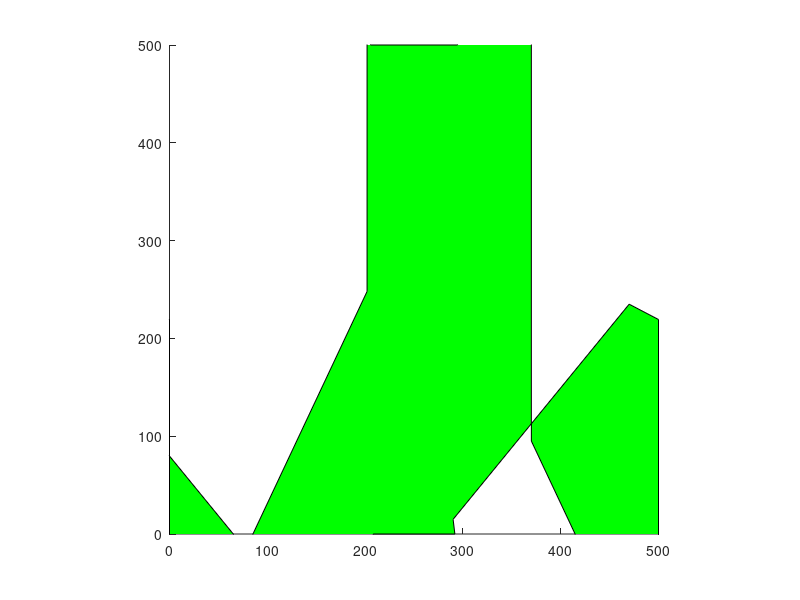

Here is the MATLAB script that generated this plot:
clc;clear all;
n = 2;% input('Enter number of buildings in urban environment: ');
%rotate3d;
z = 300;
const1 = 0;const2 = 500;
R = [250,350,0];%input('Enter the point on the road: ');
a = [380,375,0];%input('Enter centre of building: ');
ad = [220,180,100];%input('Enter [l,w,h] of building: ');
la = ad(1,1);wa = ad(1,2);ha = ad(1,3);
a1 = a + [wa/2,la/2,ha];
a2 = a + [wa/2,-la/2,ha];
a3 = a + [-wa/2,-la/2,ha];
a4 = a + [-wa/2,la/2,ha];
b =  [380,125,0];%input('Enter centre of building: ');
bd = [220,180,300];%input('Enter [l,w,h] of building: ');
lb = bd(1,1);wb = bd(1,2);hb = bd(1,3);
b1 = b + [wb/2,lb/2,hb];
b2 = b + [wb/2,-lb/2,hb];
b3 = b + [-wb/2,-lb/2,hb];
b4 = b + [-wb/2,lb/2,hb];
c = [120,125,0];%input('Enter centre of building: ');
cd = [220,180,200];%input('Enter [l,w,h] of building: ');
lc = cd(1,1);wc = ad(1,2);hc = cd(1,3);
c1 = c + [wc/2,lc/2,hc];
c2 = c + [wc/2,-lc/2,hc];
c3 = c + [-wc/2,-lc/2,hc];
c4 = c + [-wc/2,lc/2,hc];
d =  [120,375,0];%input('Enter centre of duilding: ');
dd = [220,180,250];%input('Enter [l,w,h] of building: ');
ld = dd(1,1);wd = dd(1,2);hd = dd(1,3);
d1 = d + [wd/2,ld/2,hd];
d2 = d + [wd/2,-ld/2,hd];
d3 = d + [-wd/2,-ld/2,hd];
d4 = d + [-wd/2,ld/2,hd];

if (R(1,1)<=a3(1,1)) && (R(1,2)<=a4(1,2)) && (R(1,2) >= a3(1,2))
P1(1,1) = R(1,1) + (a4(1,1) - R(1,1))*((const2 - R(1,2))/(a4(1,2) - R(1,2)));P1(1,2) = const2;
P2(1,1) = R(1,1) + (a4(1,1) - R(1,1))*(z/ha);P2(1,2) = R(1,2) + (a4(1,2) - R(1,2))*(z/ha);
P3(1,1) = R(1,1) + (a3(1,1) - R(1,1))*(z/ha);P3(1,2) = R(1,2) + (a3(1,2) - R(1,2))*(z/ha);
P4(1,1) = const2;P4(1,2) = R(1,2) + (a3(1,2) - R(1,2))*((const2 - R(1,1))/(a3(1,1) - R(1,1)));
P5(1,1) = const2;P5(1,2) = R(1,2) + (b1(1,2) - R(1,2))*((const2 - R(1,1))/(b1(1,1) - R(1,1)));
P6(1,1) = R(1,1) + (b1(1,1) - R(1,1))*(z/hb);P6(1,2) = R(1,2) + (b1(1,2) - R(1,2))*(z/hb);
P7(1,1) = R(1,1) + (b3(1,1) - R(1,1))*(z/hb);P7(1,2) = R(1,2) + (b3(1,2) - R(1,2))*(z/hb);
P8(1,1) = R(1,1) + (b3(1,1) - R(1,1))*((const1 - R(1,2))/(b3(1,2) - R(1,2)));P8(1,2) = const1;
P9(1,1) = R(1,1) + (c2(1,1) - R(1,1))*((const1 - R(1,2))/(c2(1,2) - R(1,2)));P9(1,2) = const1;
P10(1,1) = R(1,1) + (c2(1,1) - R(1,1))*(z/hc);P10(1,2) = R(1,2) + (c2(1,2) - R(1,2))*(z/hc);
P11(1,1) = R(1,1) + (c4(1,1) - R(1,1))*(z/hc);P11(1,2) = R(1,2) + (c4(1,2) - R(1,2))*(z/hc);
P12(1,1) = const1;P12(1,2) = R(1,2) + (c4(1,2) - R(1,2))*((const1 - R(1,1))/(c4(1,1) - R(1,1)));
P13(1,1) = const1;P13(1,2) = R(1,2) + (d2(1,2) - R(1,2))*((const1 - R(1,1))/(d2(1,1) - R(1,1)));
P14(1,1) = R(1,1) + (d2(1,1) - R(1,1))*(z/hd);P14(1,2) = R(1,2) + (d2(1,2) - R(1,2))*(z/hd);
P15(1,1) = R(1,1) + (d1(1,1) - R(1,1))*(z/hd);P15(1,2) = R(1,2) + (d1(1,2) - R(1,2))*(z/hd);
P16(1,1) = R(1,1) + (d1(1,1) - R(1,1))*((const2 - R(1,2))/(d1(1,2) - R(1,2)));P16(1,2) = const2;

X = [P1(1,1) P2(1,1) P3(1,1) P4(1,1) P5(1,1) P6(1,1) P7(1,1) P8(1,1) P9(1,1) P10(1,1) P11(1,1) P12(1,1) P13(1,1) P14(1,1) P15(1,1) P16(1,1)];
Y = [P1(1,2) P2(1,2) P3(1,2) P4(1,2) P5(1,2) P6(1,2) P7(1,2) P8(1,2) P9(1,2) P10(1,2) P11(1,2) P12(1,2) P13(1,2) P14(1,2) P15(1,2) P16(1,2)];
end

if (R(1,1)<=b3(1,1)) && (R(1,2)<=b4(1,2)) && (R(1,2) >= b3(1,2))
P1(1,1) = R(1,1) + ((a2(1,1) - R(1,1))*((c1 - R(1,2))/(a2(1,2) - R(1,2))));P1(1,2) = 0;
P2(1,1) = R(1,1) + (a2(1,1) - R(1,1))*(z/ha);P2(1,2) = R(1,2) + (a2(1,2) - R(1,2))*(z/ha);
P3(1,1) = R(1,1) + (a1(1,1) - R(1,1))*(z/ha);P3(1,2) = R(1,2) + (a1(1,2) - R(1,2))*(z/ha);
P4(1,1) = R(1,1) + (a1(1,1) - R(1,1))*((c2 - R(1,2))/(a1(1,2) - R(1,2)));P4(1,2) = 500;
P5(1,1) = R(1,1) + (b3(1,1) - R(1,1))*((c1 - R(1,2))/(b3(1,2) - R(1,2)));P5(1,2) = 0;
P6(1,1) = R(1,1) + (b3(1,1) - R(1,1))*(z/hb);P6(1,2) = R(1,2) + (b3(1,2) - R(1,2))*(z/hb);
P7(1,1) = R(1,1) + (b4(1,1) - R(1,1))*(z/hb);P7(1,2) = R(1,2) + (b4(1,2) - R(1,2))*(z/hb);
P8(1,1) = R(1,1) + (b4(1,1) - R(1,1))*((c2 - R(1,2))/(b4(1,2) - R(1,2)));P8(1,2) = 500;
X = [P1(1,1) P2(1,1) P3(1,1) P4(1,1) P8(1,1) P7(1,1) P6(1,1) P5(1,1)];
Y = [P1(1,2) P2(1,2) P3(1,2) P4(1,2) P8(1,2) P7(1,2) P6(1,2) P5(1,2)];
end

patch(X,Y,'green');
axis([const1 const2 const1 const2]);
axis('square');